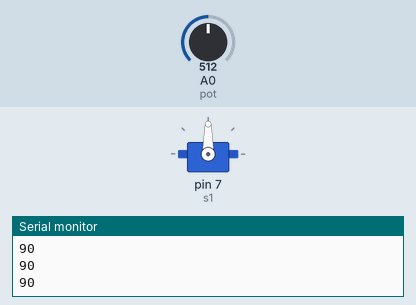
Recording of a sketch running on a simulated Arduino Uno, built with avr-gcc and run on an emulated ATmega328P. On the bench: servo, the last lines printed to the serial monitor. Inputs (shaded band) come from the test bench; at power-on: A0 (pot) = 512.

Above: at 1.2 s.
1.3 s: A0 (pot) set to 716
At 2.2 s:
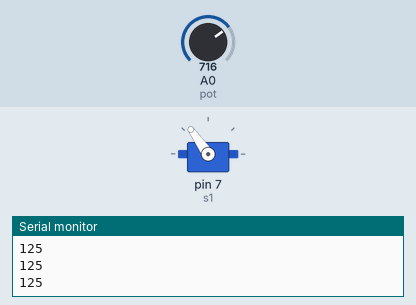
3.0 s: A0 (pot) set to 900
At 3.4 s:
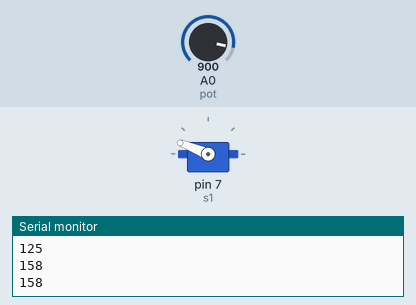
4.5 s: A0 (pot) set to 1023
At 5.7 s:
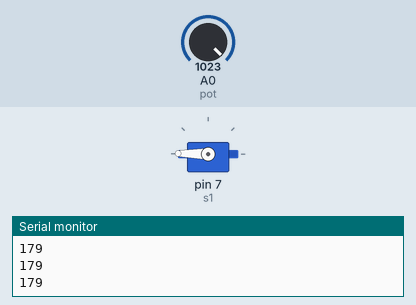
6.0 s: A0 (pot) set to 306
At 7.1 s:
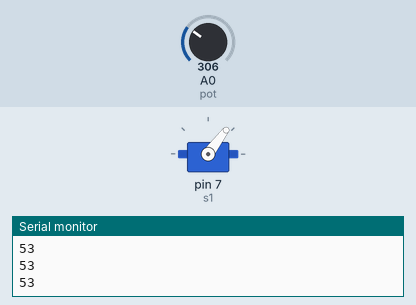
7.5 s: A0 (pot) set to 122
At 8.3 s:
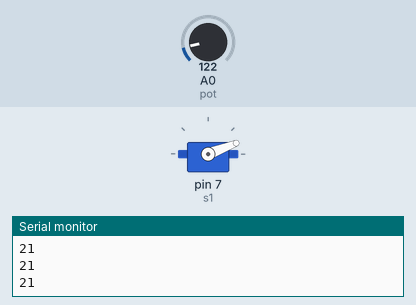
9.0 s: A0 (pot) set to 0
At 9.5 s:
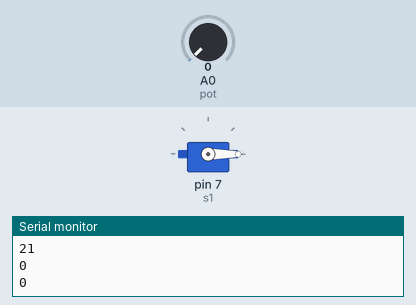
Timing chart, 0 to 11.5 s (numbered marks = the images above; inputs shaded):
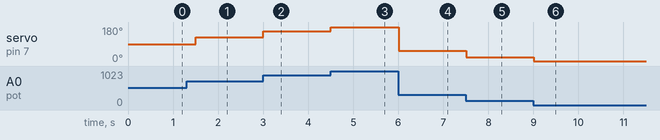

Measured:
- after the input at 1.3 s, servo on pin 7 (s1): 90° → 125° after 0.20 s
- after the input at 3.0 s, servo on pin 7 (s1): 125° → 158° at once
- after the input at 4.5 s, servo on pin 7 (s1): 158° → 179° at once
- after the input at 6.0 s, servo on pin 7 (s1): 179° → 53° at once
- after the input at 7.5 s, servo on pin 7 (s1): 53° → 21° at once
- after the input at 9.0 s, servo on pin 7 (s1): 21° → 0° at once

The sketch:

pot_with_serial_monitor.ino
```cpp
#include<Servo.h>
Servo s1;
int pot=A0;
int x=0;
int value;
void setup(){

pinMode(pot,INPUT);
s1.attach(7);
Serial.begin(9600);
}

void loop(){

x=analogRead(pot);

value=map(x,0,1024,0,180);
s1.write(value);

Serial.println(value);
delay(300);
}
```
